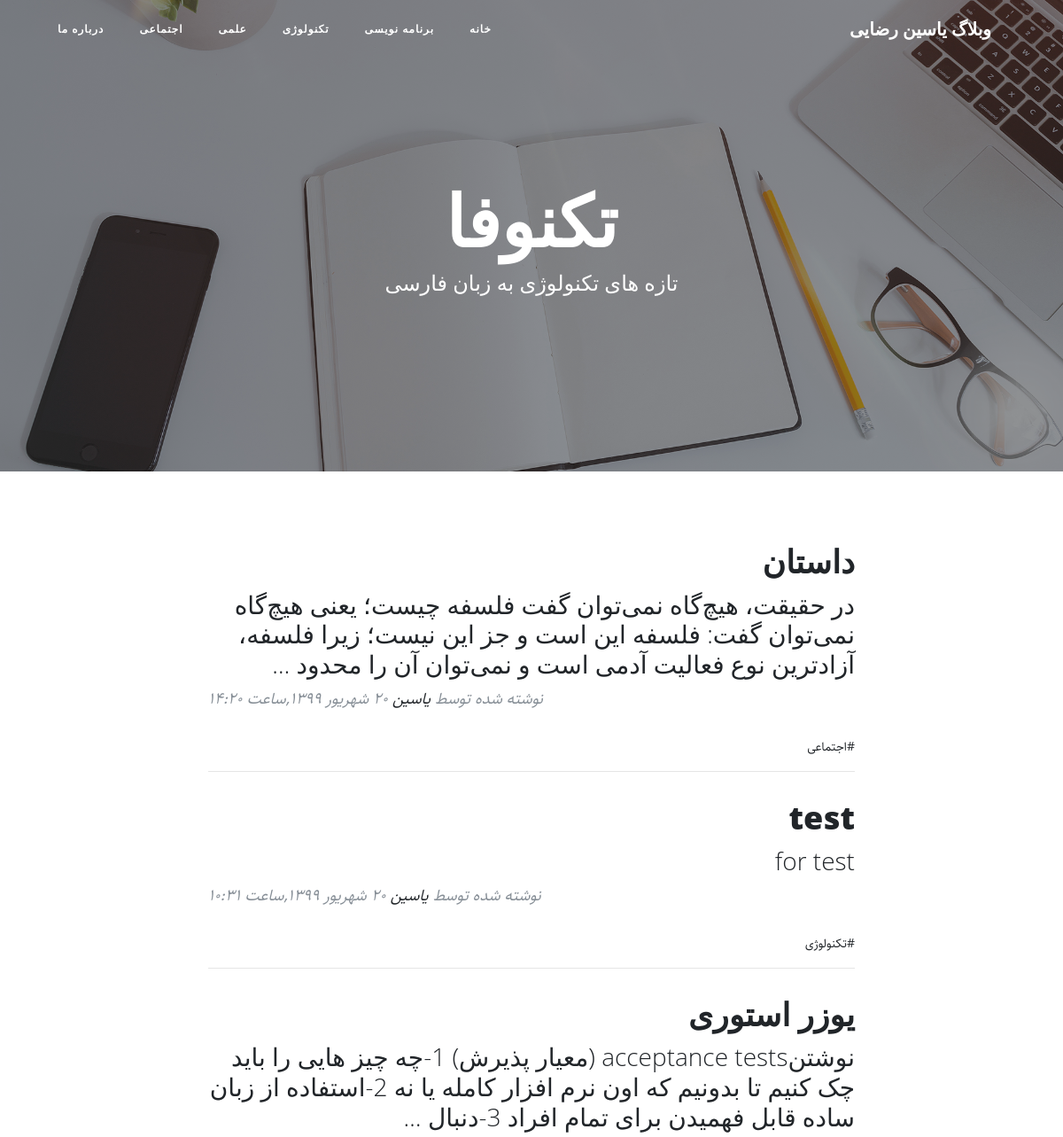
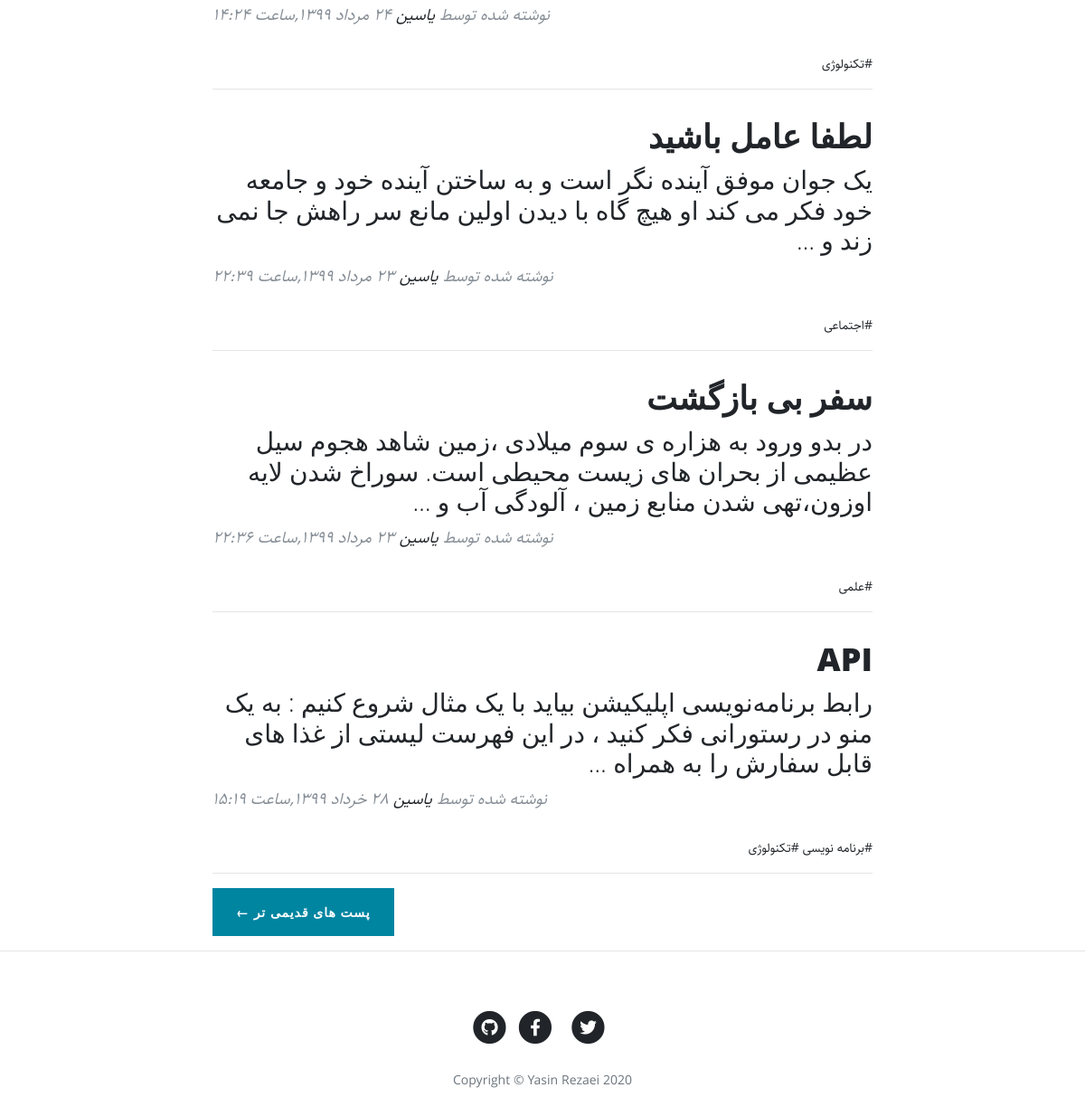
The page / on the database its author committed (2 pictures, top to bottom).
### blog/models.py (models this page shows, shortened)
class Category(models.Model):
    title=models.CharField(max_length=100,verbose_name="عنوان دسته بندی")
    slug=models.SlugField(max_length=100,unique=True,verbose_name="آدرس دسته بندی")
    status=models.BooleanField(default=True,verbose_name="آیا نمایش داده شود؟")
    position=models.IntegerField(verbose_name="پوزیشن")
    class Meta:
        verbose_name="دسته بندی"
        verbose_name_plural="دسته بندی ها"
        ordering=['position']

class Article(models.Model):
    STATUS_CHOICES=(
        ('d','پیش نویس'),
        ('p','منتشر شده'),
    )
    title=models.CharField(max_length=100,verbose_name="عنوان مقاله")
    slug=models.SlugField(max_length=100,unique=True,verbose_name="آدرس مقاله")
    writer=models.ManyToManyField(Writer,verbose_name="نویسنده")
    category=models.ManyToManyField(Category,verbose_name="دسته بندی",related_name="articles")
    description=models.TextField(verbose_name="محتوا")
    thumbnail=models.ImageField(upload_to="images",verbose_name="تصویر")
    publish=models.DateTimeField(default=timezone.now,verbose_name="زمان انتشار")
    created=models.DateTimeField(auto_now_add=True)
    updated=models.DateTimeField(auto_now=True)
    status=models.CharField(max_length=1,choices=STATUS_CHOICES,verbose_name="وضعیت")
    class Meta:
        verbose_name="مقاله"
        verbose_name_plural="مقالات"
        ordering=['-publish']
    def jpublish(self):
        return jalali_converter(self.publish)
    jpublish.short_description="زمان انتشار"
    def category_published(self):
        return self.category.filter(status=True)

### blog/views.py (the view)
# urls.py: path('',home,name="home"),
def home(request):
    context={
        "articles":Article.objects.filter(status='p').order_by('-publish')[:],
        }
    return render(request,"blog/home.html",context)

### blog/templatetags/base_tags.py (called while the page is built)
@register.simple_tag
def title():
    return "وبلاگ یاسین رضایی"

@register.inclusion_tag("blog/partials/category_navbar.html")
def category_navbar():
    return {
        "category":Category.objects.filter(status=True)
    }

### extensions/jalali.py (called while the page is built)
    def persian_tuple(self):
        return self.persian_year, self.persian_month, self.persian_day

### extensions/utils.py (called while the page is built)
def persian_numbers_converter(Str):
    numbers={
        "0":"۰",
        "1":"۱",
        "2":"۲",
        "3":"۳",
        "4":"۴",
        "5":"۵",
        "6":"۶",
        "7":"۷",
        "8":"۸",
        "9":"۹"
    }
    for e,p in numbers.items():
        Str=Str.replace(e,p)
    return Str

def jalali_converter(time):
    jmonth=[
        "فروردین"
        ,"اردیبهشت"
        ,"خرداد"
        ,"تیر"
        ,"مرداد"
        ,"شهریور"
        ,"مهر"
        ,"آبان"
        ,"آذر"
        ,"دی"
        ,"بهمن"
        ,"اسفند"
    ]
    time=timezone.localtime(time)
    time_to_str="{},{},{}".format(time.year,time.month,time.day)
    time_to_tuple=jalali.Gregorian(time_to_str).persian_tuple()
    time_to_list=list(time_to_tuple)
    for index,month in enumerate(jmonth):
        if time_to_list[1]==index+1:
            time_to_list[1]=month
            break
    output="{} {} {},ساعت {}:{}".format(
        time_to_list[2],
        time_to_list[1],
        time_to_list[0],
        time.hour,
        time.minute,
    )
    return persian_numbers_converter(output)

### blog/templates/blog/home.html
{%extends 'blog/base.html'%}
{%load static%}
{%block main%}
  <header class="masthead" style="background-image: url('{%static 'blog/img/home-bg.jpg' %}')">
    <div class="overlay"></div>
    <div class="container">
      <div class="row">
        <div class="col-lg-8 col-md-10 mx-auto">
          <div class="site-heading">
            <h1>تکنوفا</h1>
            <span class="subheading">تازه های تکنولوژی به زبان فارسی</span>
          </div>
        </div>
      </div>
    </div>
  </header>
  <div class="container">
    <div class="row">
      <div class="col-lg-8 col-md-10 mx-auto">
      {%for article in articles%}
        <div class="post-preview">
          <a href="{%url 'blog:detail' article.slug%}">
            <h2 class="post-title">
              {{article.title}}
            </h2>
            <h3 class="post-subtitle">
              {{article.description|truncatewords:30}}
            </h3>
          </a>
          <p class="post-meta">نوشته شده توسط
            <a href="#">یاسین</a>
            {{article.jpublish}}</p>
            <div>
              {%for cat in article.category_published.all%}
                    <a href="{%url 'blog:category' cat.slug%}"> #{{cat.title}} </a>
              {%endfor%}
            </div>
        </div>
        <hr>
      {%endfor%}
        <div class="clearfix pagger-botton">
          <a class="btn btn-primary float-right" href="#">پست های قدیمی تر &larr;</a>
        </div>
      </div>
    </div>
  </div>
  <hr>
{%endblock%}

### blog/templates/blog/partials/category_navbar.html
<div class="collapse navbar-collapse" id="navbarResponsive">
    <ul class="navbar-nav ml-auto">
      <li class="nav-item">
        <a class="nav-link" href="{%url 'blog:home'%}">خانه</a>
      </li>
      {%for cat in category %}
        <li class="nav-item">
          <a class="nav-link" href="{%url 'blog:category' cat.slug %}">{{cat.title}}</a>
        </li>
      {%endfor%}
      <li class="nav-item">
        <a class="nav-link" href="{%url 'blog:about'%}">درباره ما</a>
      </li>
    </ul>
  </div>

### blog/static/blog/css/rtl.css (style rules this page uses)
body { direction: rtl; text-align: right; font-family: "Sahel"; font-size: 14px; }
.navbar-nav { margin-left: initial !important; margin-right: auto; }
.post-meta { text-align: left; }
.pagger-botton { float: left !important; }

### rows shown on the page
Category: title "برنامه نویسی"
Category: title "تکنولوژی"
Category: title "علمی"
Category: title "اجتماعی"
Article: title "داستان", description "در حقیقت، هیچ‌گاه نمی‌توان گفت فلسفه چیست؛ یعنی هیچ‌گاه نمی‌توان گفت: فلسفه این است و جز این نیست؛ زیرا فلسفه، آزادترین نوع فعالیت آدمی است و نمی‌توان آن را محدود …", jpublish "۲۰ شهریور ۱۳۹۹,ساعت ۱۴:۲۰"
Article: title "test", description "for test", jpublish "۲۰ شهریور ۱۳۹۹,ساعت ۱۰:۳۱"
Article: title "یوزر استوری", description "نوشتنacceptance tests (معیار پذیرش) 1-چه چیز هایی را باید چک کنیم تا بدونیم که اون نرم افزار کامله یا نه 2-استفاده از زبان ساده قابل فهمیدن برای تمام افراد 3-دنبال …", jpublish "۲۴ مرداد ۱۳۹۹,ساعت ۱۴:۲۴"
Article: title "لطفا عامل باشید", description "یک جوان موفق آینده نگر است و به ساختن آینده خود و جامعه خود فکر می کند او هیچ گاه با دیدن اولین مانع سر راهش جا نمی زند و …", jpublish "۲۳ مرداد ۱۳۹۹,ساعت ۲۲:۳۹"
Article: title "سفر بی بازگشت", description "در بدو ورود به هزاره ی سوم میلادی ،زمین شاهد هجوم سیل عظیمی از بحران های زیست محیطی است. سوراخ شدن لایه اوزون،تهی شدن منابع زمین ، آلودگی آب و …", jpublish "۲۳ مرداد ۱۳۹۹,ساعت ۲۲:۳۶"
Article: title "API", description "رابط برنامه‌نویسی اپلیکیشن بیاید با یک مثال شروع کنیم : به یک منو در رستورانی فکر کنید ، در این فهرست لیستی از غذا های قابل سفارش را به همراه …", jpublish "۲۸ خرداد ۱۳۹۹,ساعت ۱۵:۱۹"
